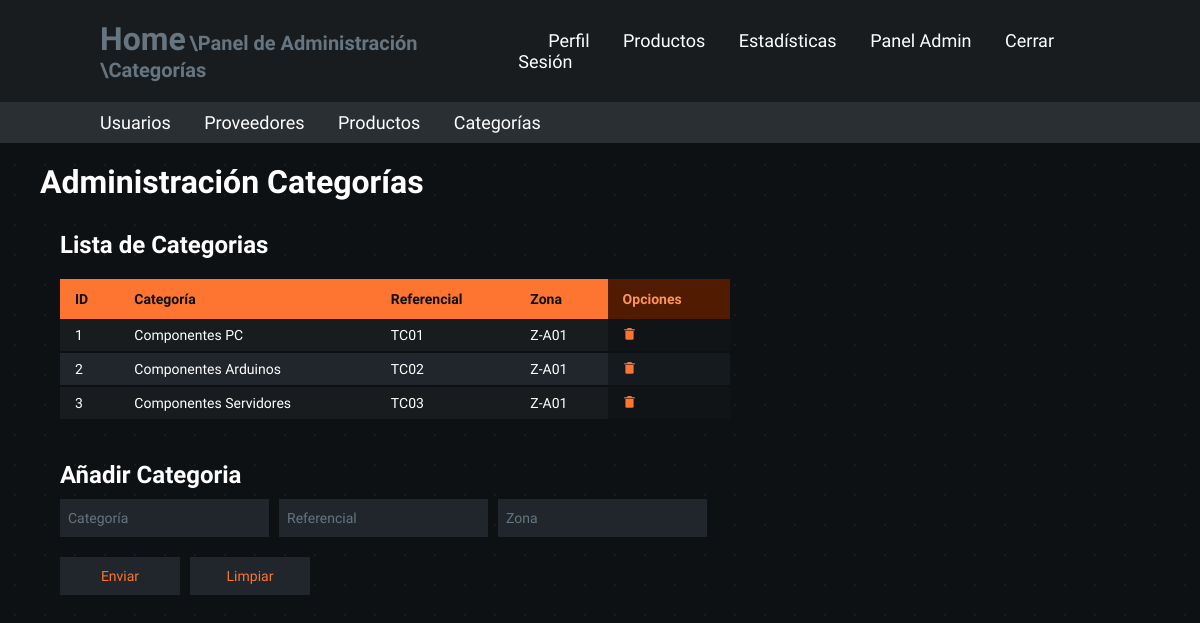
Before: /admin-panel/categories (signed in) with the older database file.
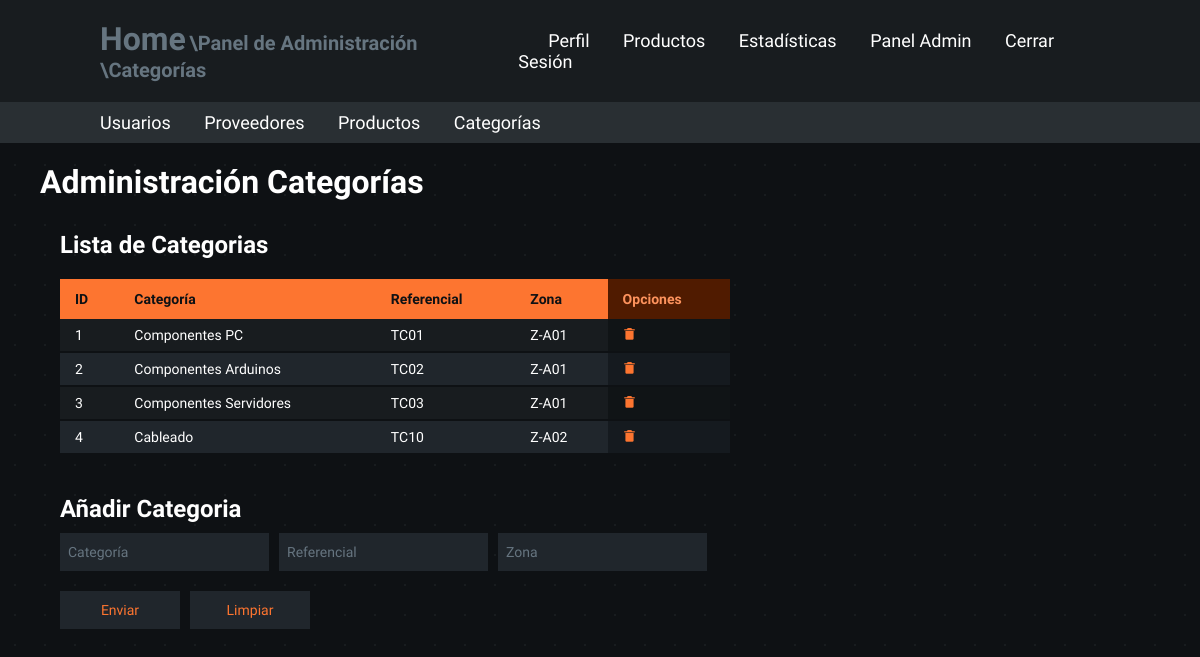
After: the same page with the newer database file.
### models.py (models this page shows, shortened)
class Categories(db.Base):
    __tablename__ = "categories"
    category_id = Column(Integer, primary_key=True)
    category_name = Column(String(255), nullable=False, server_default="unidentified_category")
    category_referencial = Column(String(255), nullable=False, server_default="unidentified_referencial")
    category_zone = Column(String(255), nullable=True, server_default="unidentified_zone")

### app.py (the view)
@app.route("/admin-panel/categories")
@admin_login_required
def admin_panel_categories():
    registered_categories = db.session.query(Categories).order_by(Categories.category_id)
    return render_template("admin_categories.html", is_admin=session["is_admin"],
                           registered_categories=registered_categories)

### app.py (called while the page is built)
@app.before_request
def validate_session():
    if request.endpoint == 'static':
        return
    time.sleep(0.3)
    if 'user_id' in session:
        user = db.session.query(Users).filter_by(user_id=session['user_id']).first()
        if not user:
            session.clear()
            flash("Sesión Expirada", "warning")
            return redirect(url_for("login"))
        elif user.role_id != session.get('role_id'):
            session['role_id'] = user.role_id
            session['is_admin'] = user.role_id == 0

def admin_login_required(original_function):
    @wraps(original_function)
    def decorated_function(*args, **kwargs):
        redirect_url = None
        if 'user_id' not in session:
            print("Not Logged In")
            return redirect(url_for('login'))
        user = db.session.query(Users).filter_by(user_id=session['user_id']).first()
        if not user or user.role_id != 0:
            print("Insufficient Roles")
            redirect_url = url_for('home')
        if redirect_url:
            return redirect(redirect_url)
        return original_function(*args, **kwargs)
    return decorated_function

### templates/admin_categories.html (shortened to what the changed rows need)
<!DOCTYPE html>
<html lang="es">
<head>
    <link rel="stylesheet" href="/static/variables.css">
    <link rel="stylesheet" href="/static/main.css">
    <link rel="stylesheet" href="/static/containers.css">
    <link rel="stylesheet" href="/static/navbars.css">
    <link rel="stylesheet" href="/static/tables.css">
    <link rel="stylesheet" href="/static/fonts.css">
    <link rel="stylesheet" href="/static/forms.css">
    <link href='https://unpkg.com/boxicons@2.1.4/css/boxicons.min.css' rel='stylesheet'>
</head>
<body class="general-body">
    <section class="container-type-1">
        <h1>Administración Categorías</h1>
    </section>
    <section class="container-type-1 flex-container flex-jst-sb">
        <article class="container-type-1 no-margin full-width">
            <section class="container-type-1 flex-container flex-column no-margin">
                <h2>Lista de Categorias</h2>
                <section class="container-type-2 overflow">
                    <table class="table-type-1 no-table-margin table-sticky-header alternate hover">
                        <thead>
                            <tr>
                                <th class="th-title">ID</th>
                                <th class="th-title">Categoría</th>
                                <th class="th-title">Referencial</th>
                                <th class="th-title">Zona</th>
                                <th class="th-option">Opciones</th>
                            </tr>
                        </thead>
                        <tbody>
                            {% if registered_categories %}
                            {% for category in registered_categories %}
                            <tr>
                                <td>{{category.category_id}}</td>
                                <td>{{category.category_name}}</td>
                                <td>{{category.category_referencial}}</td>
                                <td>{{category.category_zone}}</td>
                                <td class="td-option">
                                    <form action="/admin-panel/categories/delete-category/{{ category.category_id }}" method="POST" class="option-subform">
                                        <button type="submit">
                                            <i class='bx bxs-trash-alt'></i>
                                        </button>
                                    </form>
                                </td>
                            </tr>
                            {% endfor %}
                            {% endif %}
                        </tbody>
                    </table>
                </section>
            </section>
        </article>
    </section>
    <section class="container-type-1 flex-container">
        <article class="no-margin">
            <h2>Añadir Categoria</h2>
        </article>
    </section>
</body>
</html>

Changed rows visible on the page:
added Categories: category_id "4", category_name "Cableado", category_referencial "TC10", category_zone "Z-A02"
